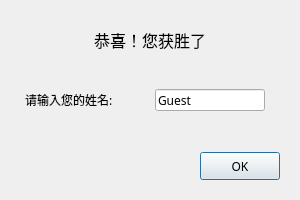
<?xml version="1.0" encoding="UTF-8"?>
<ui version="4.0">
 <class>SuccessDialog</class>
 <widget class="QDialog" name="SuccessDialog">
  <property name="geometry">
   <rect>
    <x>0</x>
    <y>0</y>
    <width>300</width>
    <height>200</height>
   </rect>
  </property>
  <property name="minimumSize">
   <size>
    <width>300</width>
    <height>200</height>
   </size>
  </property>
  <property name="maximumSize">
   <size>
    <width>300</width>
    <height>200</height>
   </size>
  </property>
  <property name="font">
   <font>
    <family>微软雅黑</family>
   </font>
  </property>
  <property name="windowTitle">
   <string>获胜 Mine Sweeper</string>
  </property>
  <widget class="QLabel" name="pTitleLabel">
   <property name="geometry">
    <rect>
     <x>0</x>
     <y>20</y>
     <width>300</width>
     <height>40</height>
    </rect>
   </property>
   <property name="font">
    <font>
     <family>微软雅黑</family>
     <pointsize>12</pointsize>
     <bold>false</bold>
    </font>
   </property>
   <property name="text">
    <string>恭喜！您获胜了</string>
   </property>
   <property name="alignment">
    <set>Qt::AlignCenter</set>
   </property>
  </widget>
  <widget class="QLabel" name="pNameLabel">
   <property name="geometry">
    <rect>
     <x>25</x>
     <y>90</y>
     <width>120</width>
     <height>20</height>
    </rect>
   </property>
   <property name="font">
    <font>
     <family>微软雅黑</family>
     <pointsize>9</pointsize>
    </font>
   </property>
   <property name="text">
    <string>请输入您的姓名:</string>
   </property>
  </widget>
  <widget class="QLineEdit" name="pNameLineEdit">
   <property name="geometry">
    <rect>
     <x>155</x>
     <y>89</y>
     <width>110</width>
     <height>22</height>
    </rect>
   </property>
   <property name="text">
    <string>Guest</string>
   </property>
   <property name="maxLength">
    <number>10</number>
   </property>
  </widget>
  <widget class="QPushButton" name="pDoneButton">
   <property name="geometry">
    <rect>
     <x>200</x>
     <y>152</y>
     <width>80</width>
     <height>28</height>
    </rect>
   </property>
   <property name="text">
    <string>OK</string>
   </property>
  </widget>
 </widget>
 <resources/>
 <connections/>
</ui>
